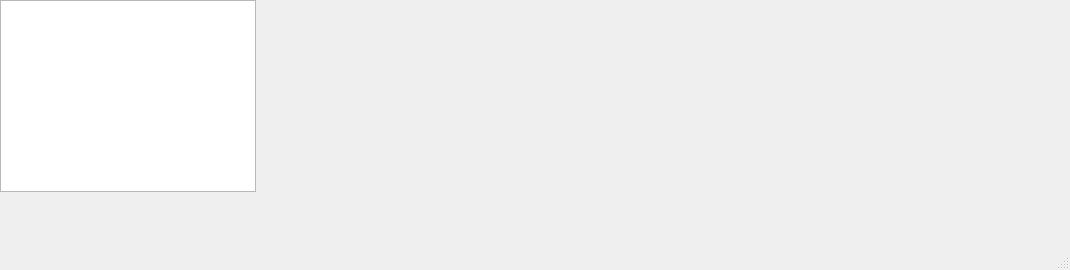
<?xml version="1.0" encoding="UTF-8"?>
<ui version="4.0">
 <class>MainWindow</class>
 <widget class="QMainWindow" name="MainWindow">
  <property name="geometry">
   <rect>
    <x>0</x>
    <y>0</y>
    <width>1070</width>
    <height>270</height>
   </rect>
  </property>
  <property name="windowTitle">
   <string>MainWindow</string>
  </property>
  <widget class="QWidget" name="centralwidget">
   <widget class="QTableWidget" name="tableWidget">
    <property name="geometry">
     <rect>
      <x>0</x>
      <y>0</y>
      <width>256</width>
      <height>192</height>
     </rect>
    </property>
   </widget>
  </widget>
  <widget class="QMenuBar" name="menubar">
   <property name="geometry">
    <rect>
     <x>0</x>
     <y>0</y>
     <width>1070</width>
     <height>21</height>
    </rect>
   </property>
  </widget>
  <widget class="QStatusBar" name="statusbar"/>
 </widget>
 <resources/>
 <connections/>
</ui>
